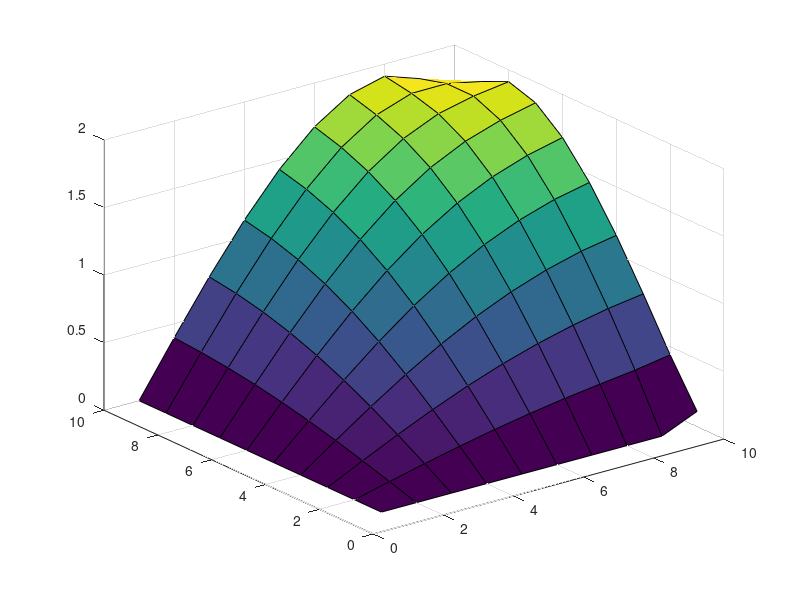

Source code (MATLAB):
% defining necessary physical constants, mesh spacing, and the size of the nxm matrix 
n = 10;
m = 10;
D = ones(n+1,m+1);
sigA = 0.6*ones(n+1,m+1);
nuF = 0.7;
delt = 0.1*ones(1,n+1);
eps = 0.1*ones(1,m+1);

% setting up discretized equations for finite volume matrix for iteration
aL = zeros(n,m);
for i = 1:n
    for j = 1:m
        aL(i,j) = -(D(i,j)*eps(j) + D(i,j+1)*eps(j+1))/(2*delt(i));
    end
end
aR = zeros(n,m);
for i = 1:n
    for j = 1:m
        aR(i,j) = -(D(i,j)*eps(j) + D(i+1,j+1)*eps(j+1))/(2*delt(i+1));
    end
end
aB = zeros(n,m);
for i = 1:n
    for j = 1:m
        aB(i,j) = -(D(i,j)*delt(i) + D(i+1,j)*delt(i+1))/(2*eps(j));
    end 
end
aT = zeros(n,m);
for i = 1:n
    for j = 1:m
        aT(i,j) = -(D(i,j+1)*delt(i) + D(i+1,j+1)*delt(i+1))/(2*eps(j+1));
    end
end
aC = zeros(n,m);
for i = 1:n
    for j = 1:m
        aC(i,j) = sigA(i,j) - (aL(i,j) + aR(i,j) + aB(i,j) + aT(i,j));
    end
end

% defining Q for power iteration as the fission source term
x = ones(n,1);
Q = cell(n,1);   
for k = 1:n
    Q{k} = nuF*x;
end
% left boundary conditions: vacuum fluxL = 0
for j = 1:m
    Q{j}(1) = 0;
    aR(1,j) = 0;
    aT(1,j) = 0;
    aB(1,j) = 0;
    aC(1,j) = 1;
end
% bottom boundary condition: vacuum fluxB = 0
for i = 1:n
    Q{1}(i) = 0;
    aR(i,1) = 0;
    aL(i,1) = 0;
    aT(i,1) = 0;
    aC(i,1) = 1;
end
% right boundary condition: reflecting 
for j = 2:m
    aL(n,j) = -(D(n-1,j)*eps(j) + D(n-1,j-1)*eps(j-1))/(2*delt(n-1));
    aB(n,j) = -D(n-1,j)*delt(j)/(2*eps(j));
    aT(n,j) = -D(n-1,j-1)*delt(j)/(2*eps(j-1));
    aC(n,j) = sigA(n,j) - (aL(n,j) + aB(n,j) + aT(n,j));
end
% top boundary condition: reflecting 
for i = 1:n-1
    aR(i,m) = -D(i,m)*eps(m)/(2*delt(i));
    aB(i,m) = -(D(i,m)*delt(i) + D(i+1,m)*delt(i+1))/(2*eps(m));
    aL(i,m) = -D(i+1,m)*eps(m)/(2*delt(i+1));
    aC(i,m) = sigA(i,m) - (aR(i,m) + aB(i,m) + aL(i,m));
end

% setting up center matrix which will be the diagonals of A
C = cell(n,1);
for k = 1:n
    for i = 2:n-1
        for j = 2:n-1
            C{k}(i,i) = aC(i,k);
            C{k}(i,i+1) = aR(i,k);
            C{k}(i,i-1) = aL(i,k);
        end
    end
    C{k}(1,1) = aC(1,k);
    C{k}(1,2) = aR(1,k);
    C{k}(n,n) = aC(n,k);
    C{k}(n,n-1) = aL(n,k);
end
% the top matrix which will be the upper triangular diagonals of A
T = cell(n,1);
for i = 1:n
    for j = 1:n
        for k = 1:n
            T{k}(i,i) = aT(i,k);
        end
    end
end
% bottom matrix for the lower triagonal diagonals of A
B = cell(n,1);
for i = 1:n
    for j = 1:n
        for k = 1:n
            B{k}(i,i) = aB(i,k);
        end
    end
end
% final matrix setup for A with C,T, and B
A = cell(n,n);
for k = 1:n
    for m = 1:n
        A{k,m} = zeros(n);
        A{k,k} = C{k};
    end
end
for k = 1:n-1
    A{k,k+1} = T{k};
end
for k = 2:n
    A{k,k-1} = B{k};
end

A = cell2mat(A);
Q = cell2mat(Q);

% solve using gauss seidel iteration and defining necessary terms 
Q0 = Q;
k0 = 1;
b = 1/k0*Q0;
m = 1;
N = n*n;
x = ones(N,1);
tol = 10^-5;
h = delt(1);

for m = 1:100000;
    for i= 1:N
        x(i) = 1/A(i,i)*(b(i) - A(i,1:i-1)*x(1:i-1) - A(i,i+1:N)*x(i+1:N));
        Q = nuF*x;
        sumQ0 = 0;
        sumQ = 0;
        for j = 1:N-1;
            sumQ0 = sumQ0 + Q0(j)*h/2;
            sumQ = sumQ + Q(j)*h/2;
        end
        k = k0*(Q(1)*h/2 + sumQ)/(Q0(1)*h/2 + sumQ0);
        b = 1/k*Q;     
    end
    if max(abs(A*x-b))<tol
        iter = m;
        break;
    end
    k0 = k;
end
% converts flux from vector to matrix so it can be graphed as a 3d surface
flux = reshape(x,n,n)
surf(flux)
